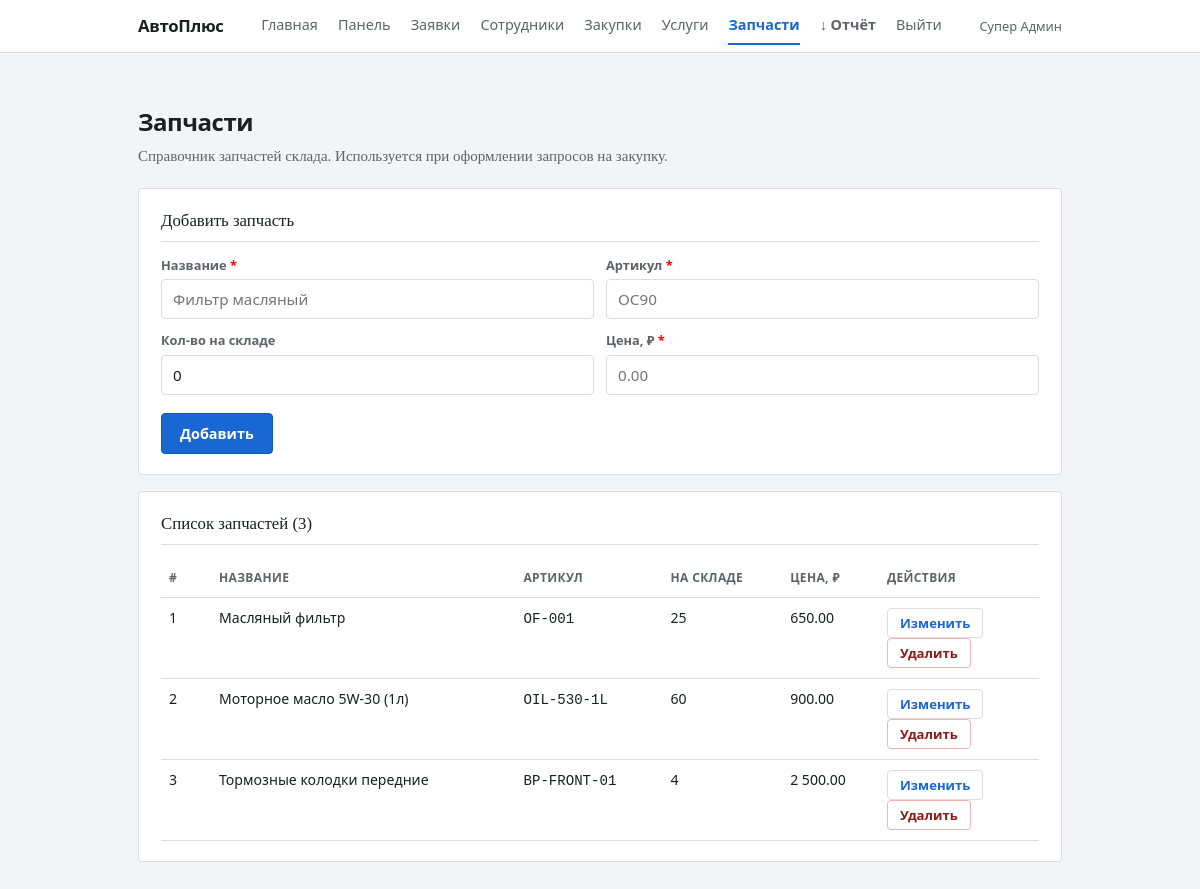
/pages/admin/parts.php (signed in), run on the app's committed database.
### tables this page shows
CREATE TABLE `parts` (
  `id` int UNSIGNED NOT NULL,
  `name` varchar(120) NOT NULL,
  `article` varchar(80) NOT NULL,
  `price` decimal(10,2) NOT NULL,
  `quantity` int UNSIGNED NOT NULL DEFAULT '0',
  `description` text,
  `image` varchar(255) DEFAULT NULL
);

### pages/admin/_init.php (called while the page is built, shortened)
<?php
require_once __DIR__ . '/../../config/connect_database.php';
require_once __DIR__ . '/../../controllers/AdminController.php';
$admin_controller = new AdminController($mysql_connection);

### controllers/BaseController.php (called while the page is built, shortened)
<?php
require_once __DIR__ . '/../contexts/AppContext.php';
require_once __DIR__ . '/../contexts/PartContext.php';
class BaseController
{
    protected $db;
    private ?PartContext               $_parts       = null;
    public function __construct($db)
    {
        $this->db = $db;
    }
    protected function parts(): PartContext               { return $this->_parts       ??= new PartContext($this->db); }
    protected function requireRole(array $allowedRoles): array
    {
        $role = $_SESSION['user']['role'] ?? null;
        return [true, null];
    }
    protected function ok(array $data = []): array  { return ['success' => true,  'data' => $data]; }
}

### controllers/AdminController.php (called while the page is built, shortened)
<?php
require_once __DIR__ . '/BaseController.php';
class AdminController extends BaseController
{
    public function getParts(): array
    {
        $check = $this->requireRole([User::ROLE_ADMIN]);
        return $this->ok(['parts' => $this->parts()->getAll()]);
    }
}

### contexts/AppContext.php (called while the page is built, shortened)
<?php
abstract class AppContext
{
    protected $db;
    public function __construct($db)
    {
        $this->db = $db;
    }
    protected function fetchAll(string $sql, string $types = '', array $params = []): array
    {
        if ($types === '' || $params === []) {
            $result = mysqli_query($this->db, $sql);
            return $result ? $result->fetch_all(MYSQLI_ASSOC) : [];
        }
        $stmt = mysqli_prepare($this->db, $sql);
        mysqli_stmt_bind_param($stmt, $types, ...$params);
        mysqli_stmt_execute($stmt);
        $rows = mysqli_stmt_get_result($stmt)->fetch_all(MYSQLI_ASSOC);
        return $rows;
    }
}

### contexts/PartContext.php (called while the page is built, shortened)
<?php
require_once __DIR__ . '/AppContext.php';
class PartContext extends AppContext
{
    public function getAll(int $limit = 500): array
    {
        return $this->fetchAll(
            "SELECT id, name, article, quantity, price FROM parts ORDER BY name ASC LIMIT {$limit}"
        );
    }
}

### pages/admin/parts.php (the view, shortened to what this page needs)
<?php
require_once __DIR__ . '/_init.php';
$parts = [];
$r = $admin_controller->getParts();
if ($r['success'] ?? false) {
    $parts = $r['data']['parts'] ?? [];
}
?>
<!DOCTYPE html>
<html lang="ru">
<head>
</head>
<body>
    <?php include __DIR__ . '/../../includes/site_nav.php'; ?>
    <div class="page">
        <h1 class="sans">Запчасти</h1>
        <p class="lead">Справочник запчастей склада. Используется при оформлении запросов на закупку.</p>
        <section class="card">
            <h2>Добавить запчасть</h2>
            <form method="post" action="">
                <div class="row2">
                    <div class="field">
                        <label for="name">Название <span style="color:red;">*</span></label>
                        <input id="name" name="name" type="text" required maxlength="150" placeholder="Фильтр масляный">
                    </div>
                    <div class="field">
                        <label for="article">Артикул <span style="color:red;">*</span></label>
                        <input id="article" name="article" type="text" required maxlength="80" placeholder="OC90">
                    </div>
                </div>
                <div class="row2">
                    <div class="field">
                        <label for="quantity">Кол-во на складе</label>
                        <input id="quantity" name="quantity" type="number" min="0" step="1" value="0">
                    </div>
                    <div class="field">
                        <label for="price">Цена, ₽ <span style="color:red;">*</span></label>
                        <input id="price" name="price" type="number" required min="0" step="0.01" placeholder="0.00">
                    </div>
                </div>
                <button type="submit" class="btn-submit">Добавить</button>
            </form>
        </section>
        <section class="card">
            <h2>Список запчастей (<?php echo count($parts); ?>)</h2>
            <?php if (empty($parts)): ?>
                <p class="empty">Запчастей пока нет.</p>
            <?php else: ?>
                <div style="overflow-x: auto;">
                    <table class="sans">
                        <thead>
                            <tr>
                                <th style="width:50px;">#</th>
                                <th>Название</th>
                                <th>Артикул</th>
                                <th>На складе</th>
                                <th>Цена, ₽</th>
                                <th style="width:160px;">Действия</th>
                            </tr>
                        </thead>
                        <tbody>
                            <?php foreach ($parts as $part): ?>
                                <?php $pid = (int) $part['id']; ?>
                                <tr id="row-<?php echo $pid; ?>">
                                    <td><?php echo $pid; ?></td>
                                    <td><?php echo htmlspecialchars($part['name']); ?></td>
                                    <td><code><?php echo htmlspecialchars($part['article']); ?></code></td>
                                    <td><?php echo (int) $part['quantity']; ?></td>
                                    <td><?php echo number_format((float) $part['price'], 2, '.', ' '); ?></td>
                                    <td>
                                        <button type="button" class="btn-sm"
                                            onclick="toggleEdit(<?php echo $pid; ?>)">Изменить</button>
                                        <form method="post" action="" class="inline-form">
                                            <button type="submit" class="btn-sm btn-sm-danger"
                                                onclick="return confirm('Удалить запчасть «<?php echo htmlspecialchars(addslashes($part['name'])); ?>»?')">Удалить</button>
                                        </form>
                                    </td>
                                </tr>
                            <?php endforeach; ?>
                        </tbody>
                    </table>
                </div>
            <?php endif; ?>
        </section>
    </div>
</body>
</html>

### includes/layout_styles.php (style rules this page uses)
:root { --bg: #f2f4f7; --paper: #ffffff; --text: #1c1e21; --muted: #5f6368; --border: #dadce0; --focus: #1967d2; --danger-bg: #fce8e8; --danger-border: #f0b4b4; --danger-text: #8b1a1a; --ok-bg: #e8f5e9; --ok-border: #a5d6a7; --ok-text: #1b5e20; }
* { box-sizing: border-box; }
body { margin: 0; min-height: 100vh; font-family: Georgia, "Times New Roman", serif; font-size: 15px; line-height: 1.45; color: var(--text); background: var(--bg); }
.sans { font-family: "Segoe UI", system-ui, -apple-system, sans-serif; }
.page { max-width: 960px; margin: 0 auto; padding: 24px 18px 56px; }
h1 { font-family: "Segoe UI", system-ui, sans-serif; font-size: 1.5rem; font-weight: 600; margin: 28px 0 6px; letter-spacing: -0.02em; }
.lead { margin: 0 0 20px; color: var(--muted); max-width: 48em; }
.card { font-family: "Segoe UI", system-ui, sans-serif; background: var(--paper); border: 1px solid var(--border); border-radius: 4px; padding: 20px 22px; margin-bottom: 16px; }
.card h2 { font-family: Georgia, serif; font-size: 1.05rem; font-weight: normal; margin: 0 0 14px; padding-bottom: 8px; border-bottom: 1px solid var(--border); color: var(--text); }
label { display: block; font-size: 0.8rem; font-weight: 600; color: var(--muted); margin-bottom: 5px; }
input, select, textarea { width: 100%; padding: 9px 11px; border: 1px solid var(--border); border-radius: 4px; background: #fff; color: var(--text); font-family: inherit; font-size: 0.95rem; }
.row2 { display: grid; grid-template-columns: 1fr 1fr; gap: 12px; }
.field { margin-bottom: 12px; }
.btn-submit { margin-top: 6px; padding: 10px 18px; border: 1px solid #1558b0; border-radius: 4px; background: var(--focus); color: #fff; font-weight: 600; font-size: 0.9rem; cursor: pointer; font-family: inherit; }
table { width: 100%; border-collapse: collapse; font-size: 0.88rem; }
th, td { text-align: left; padding: 10px 8px; border-bottom: 1px solid var(--border); vertical-align: top; }
th { font-weight: 600; color: var(--muted); font-size: 0.75rem; text-transform: uppercase; letter-spacing: 0.03em; }

### pages/admin/parts.php (style rules this page uses)
.inline-form { display: inline; }
.btn-sm { padding: 5px 12px; border: 1px solid var(--border); border-radius: 4px; background: #fff; color: var(--focus); font-size: 0.82rem; font-weight: 600; cursor: pointer; font-family: inherit; }
.btn-sm-danger { color: var(--danger-text); border-color: var(--danger-border); }

### data on the page
parts: id "1", name "Масляный фильтр", article "OF-001", quantity "25", price "650.00"
parts: id "2", name "Моторное масло 5W-30 (1л)", article "OIL-530-1L", quantity "60", price "900.00"
parts: id "3", name "Тормозные колодки передние", article "BP-FRONT-01", quantity "4", price "2 500.00"

### other printed values
$user_label "Супер Админ"
count($parts) "3"
